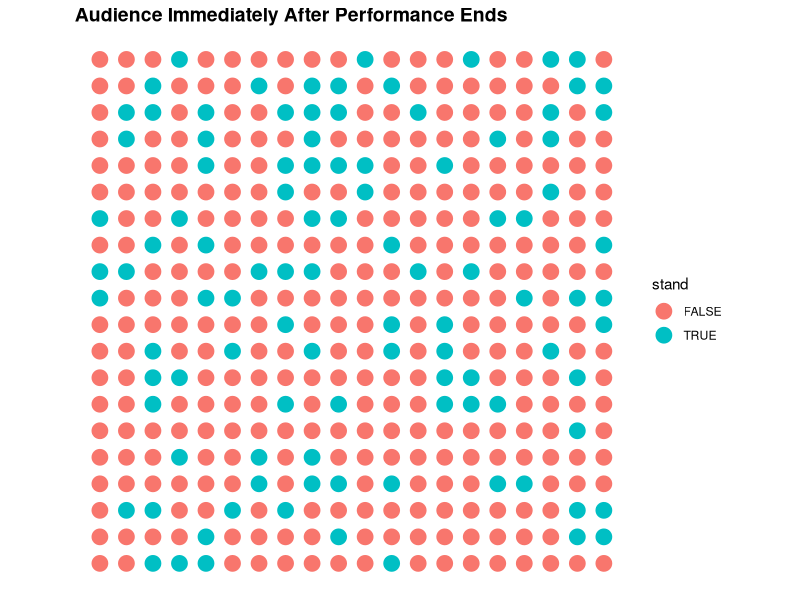
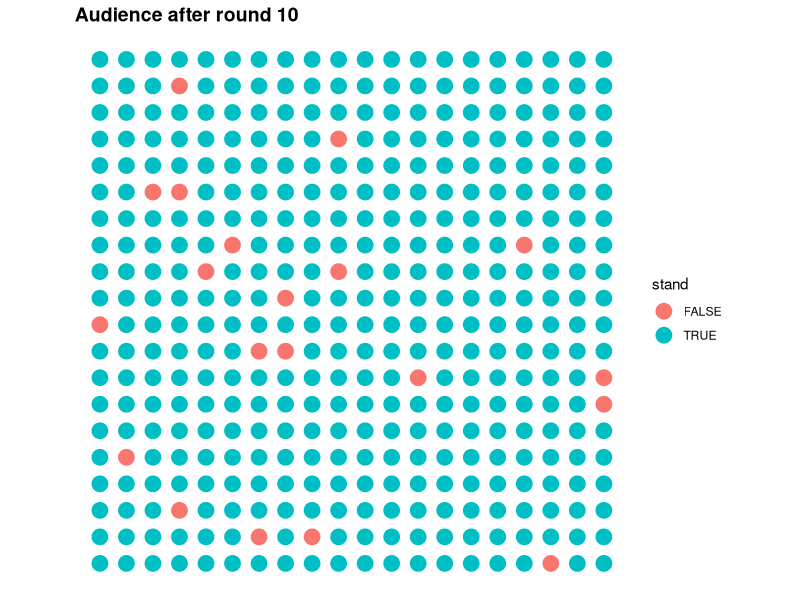
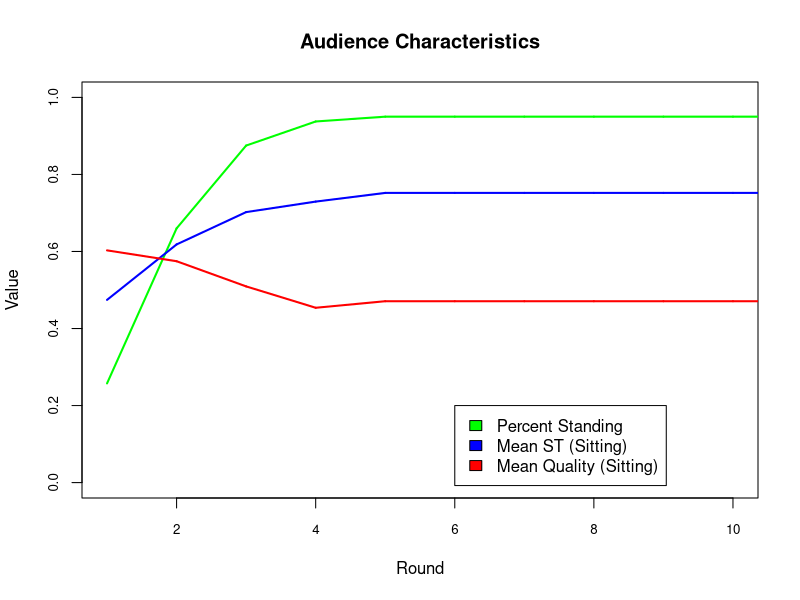
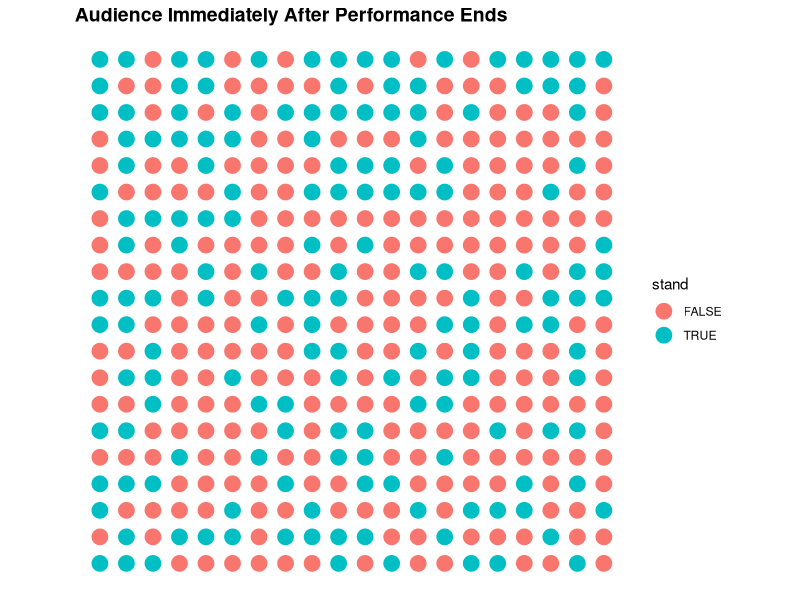
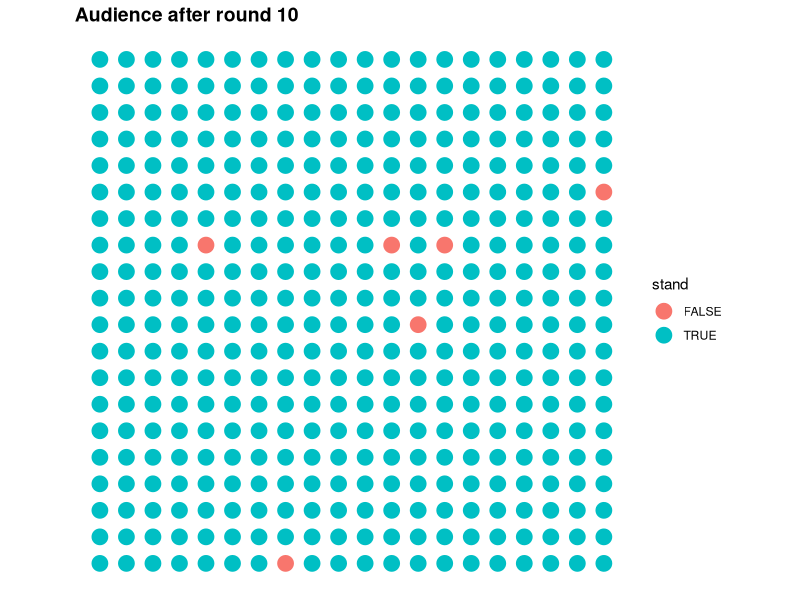
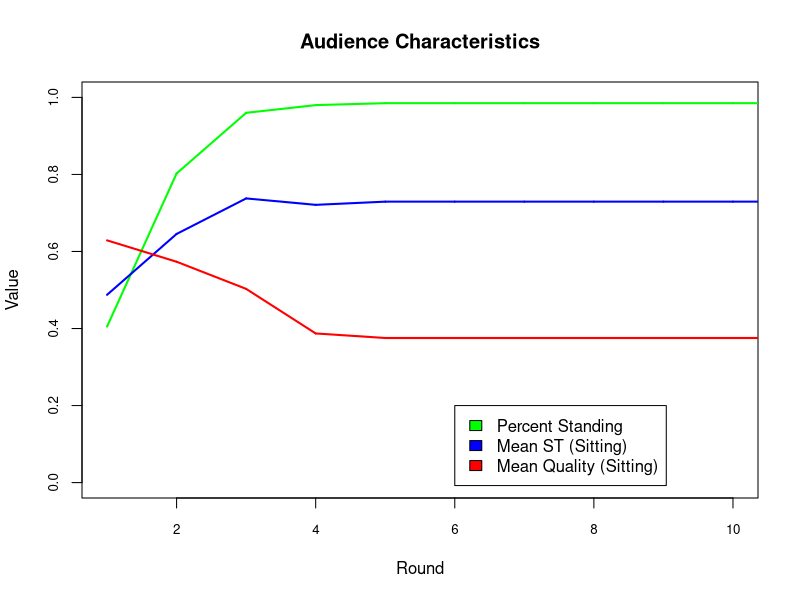
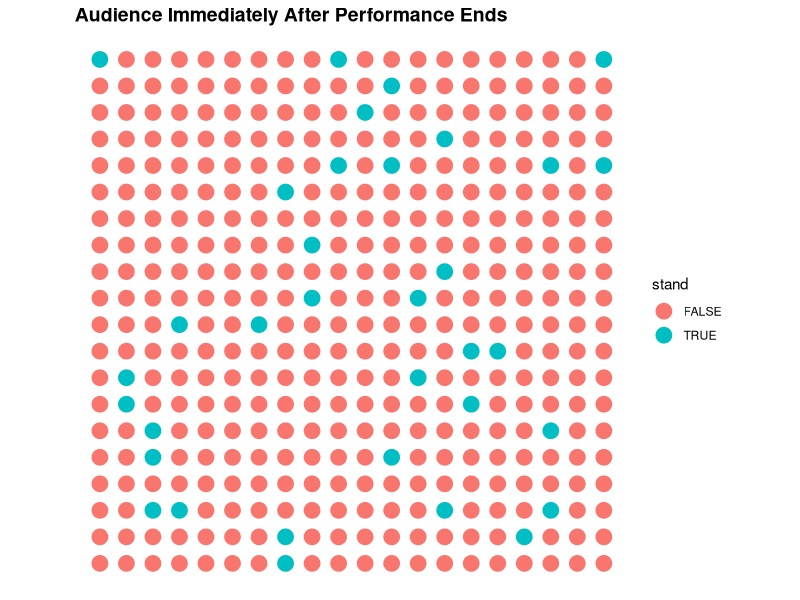
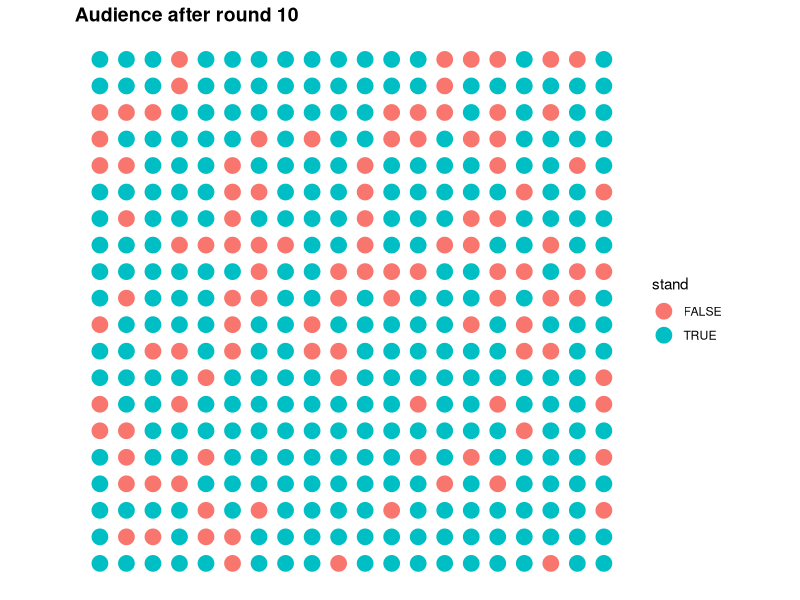

Generate these figures, in order, with R:
# Standing Ovation Problem Replication (from Miller and Page 2004)
# Models a standing ovation. 
# Sets an audience of size x by x. 
# Each agent in the audience perceives the performance to have a certain quality with mean y and variance yvar. 
# Each agent has a quality threshold for standing with mean z and variance zvar. 
# Each agent has a social threshold for standing with mean s and variance svar.
# Each agent has a vision rule for which other audience members they will look at when considering whether to stand.
# When the performance ends, audience members stand if quality > quality threshold. 
# In each round, audience members who are not already standing look around based on a vision rule 
# (The default randomly selects between the five neighbors to their immediate left/right/front or the entire audience, 
# but one or the other can be selected for all agents) 
# If the percentage of agents they see standing *multiplied by their initial quality estimate* exceeds their social threshold, they stand.

# Function sets audience size and each agent's perceived quality, quality threshold, social threshold, and vision rule
do.aud <- function(dim = 20, qual = .7, qualvar = .2,
                   qualt = .75, qualtvar = .1,
                   soct = .5, soctvar = .25,
                   viz.rule = c("five","cone","global")){
  require(msm)
  require(data.table)
  
  # Matrices for quality, quality threshold and social threshold
  quality <- matrix(data=rtnorm(dim^2, mean = qual, sd = qualvar, lower = 0, upper = 1), nrow=dim, ncol=dim)
  quality.threshold <- matrix(data=rtnorm(dim^2, mean = qualt, sd = qualtvar, lower = .7, upper = 1), nrow=dim, ncol=dim)
  social.threshold <- matrix(data=rtnorm(dim^2, mean = soct, sd = soctvar, lower = .05, upper = .8), nrow=dim, ncol=dim)
  
  # Data table giving each audience member an id and x/y coordinates, to fill with characteristics
  aud <<- data.table(id = 1:prod(dim*dim),
                     x = rep(1:dim, dim),
                     y = rep(1:dim, each = dim),
                     q = rep(NA, prod(dim*dim)),
                     qt = rep(NA, prod(dim*dim)),
                     st = rep(NA, prod(dim*dim)),
                     vr = sample(viz.rule, prod(dim*dim), replace = TRUE),
                     stand = rep(NA, prod(dim*dim)))
  
  # Fill data table with characteristics
  for(i in 1:dim){
    for(j in 1:dim){
      aud$q[aud$x == i & aud$y == j] <<- quality[i,j]
      aud$qt[aud$x == i & aud$y == j] <<- quality.threshold[i,j]
      aud$st[aud$x == i & aud$y == j] <<- social.threshold[i,j]
      #Audience member is standing at end of performance if quality > quality threshold
      aud$stand[aud$x == i & aud$y == j] <<- quality[i,j] > quality.threshold[i,j] 
    }
  }
}

# Function to plot the theater
plotStand <- function(title){
  require(data.table)
  require(ggplot2)
  require(RColorBrewer)
  
  # find the dimensions of the grid to get the best dot size
  dims <- c(max(aud$x), max(aud$y))
  
  # plot each agent's status: standing or nah  
  p <- ggplot(data = aud, 
              aes(x = x, y = y, color = stand)) + 
    # resize dots to grid
    geom_point(size = 100/sqrt(prod(dims))) +
    # theme: mostly blank
    theme_bw() + 
    theme(axis.line = element_blank(),
          axis.text.x = element_blank(),
          axis.text.y = element_blank(),
          axis.ticks = element_blank(),
          axis.title.x = element_blank(),
          axis.title.y = element_blank(),
          panel.background = element_blank(),
          panel.border = element_blank(),
          panel.grid.major = element_blank(),
          panel.grid.minor = element_blank(),
          plot.background = element_blank(),
          plot.title = element_text(lineheight=3, 
                                    face="bold", 
                                    color="black", 
                                    size=14)) +
    # fix axes to avoid distortion in the picture
    coord_fixed(ratio = 1) + 
    # add the title
    ggtitle(title)
  
  return(p)
}
do.aud()
# Function governing interaction rules between agents
# Takes agent's row number, column number and audience dimension

do.stand <- function(row, col, dim = 20){
  if(aud[x == col & y == row, stand] == TRUE){
    return(TRUE) # If agent is standing, they stay standing
  }
  else{
    # Return percent of standing agents in field of vision, depending on selected rule
    if(aud[x == col & y == row, vr] == "five"){
      x_vals <- c(col+1, col, col-1)
      x_vals <- unique(sapply(x_vals, function(x) {
        if(x < 1){x <- 1} 
        if(x > dim){x <- dim} 
        else{x}
      }))
      
      y_vals <- c(row, row+1)
      y_vals <- unique(sapply(y_vals, function(x) {
        if(x > dim){x <- dim}
        else{x}
      }))
      
      neighbor.ids <- aud[x %in% x_vals & y %in% y_vals, id]
      neighbor.ids <- neighbor.ids[! neighbor.ids %in% aud[x == col & y == row, id]]
      pct.stand <- sum(aud[id %in% neighbor.ids, stand])/length(unique(neighbor.ids))
      return((pct.stand/2 + aud[x == col & y == row, q]/2) > aud[x == col & y == row, st])
    }
    if(aud[x == col & y == row, vr] == "cone"){
      coords <- rbind(c(col, row+1), c(col, row-1))
      dis <- 1
      for(i in (row+1):dim){
        y <- i
        x_vals <- c((col-dis):(col+dis))
        for(j in 1:length(x_vals)){
          coords <- rbind(coords, c(x_vals[j], y))
        }
        dis <- dis+1
      }
      coords[,1] <- sapply(coords[,1], function(x) {
        ifelse(x < 1, 1, ifelse(x > dim, dim, x))
      })
      coords <- unique(coords)
      
      see.ids <- aud[x %in% coords[,1] & y %in% coords[,2], id]
      pct.stand <- sum(aud[id %in% see.ids, stand])/length(unique(see.ids))
      return((pct.stand/2 + aud[x == col & y == row, q]/2) > aud[x == col & y == row, st])
    }
    if(aud[x == col & y == row, vr] == "global"){
      return((mean(aud$stand)/2 +  aud[x == col & y == row, q]/2) > aud[x == col & y == row, st])
    }
  }
}

# Function to iterate through a specified number of rounds. Sets vision rule for do.stand() to inherit
iterate <- function(iterations){
  pctstanding <<- mean(aud$stand) #Calculate initial percent standing
  mst <<- mean(aud$st[aud$stand == FALSE]) #Calculate mean social threshold of sitting audience members
  mq <<- mean(aud$q[aud$stand == FALSE]) #Calculate mean quality perception of sitting audience members
  for(i in 1:iterations){
    aud[,stand := do.stand(row = y, col = x, dim = 20),
        by = 1:nrow(aud)] # Update standing status for each audience member in each iteration
    pctstanding <<- c(pctstanding, mean(aud$stand)) # Update vector of percent standing in each iteration
    mst <<- c(mst, mean(aud$st[aud$stand == FALSE])) # Update vector of mean social threshold of sitting audience members in each iteration
    mq <<- c(mq, mean(aud$q[aud$stand == FALSE])) # Update vector of mean quality perception of sitting audience members in each iteration
  }
  plotStand(paste("Audience after round ", i, sep = "")) #Plot the updated theater after i iterations
}

# Default run
do.aud()
plotStand(title = "Audience Immediately After Performance Ends")
iterate(iterations = 10)

# Plot audience characteristics by round
for(i in 1:length(pctstanding)){
  if(i == 1){
    plot(-100, -100, xlim=c(1,10), ylim=c(0,1), ylab="Value", xlab="Round", type="n", cex.axis=0.8, main = "Audience Characteristics")
  }else{
    segments(i-1, pctstanding[i-1], i, pctstanding[i], col = "green", lwd=2)
    segments(i-1, mst[i-1], i, mst[i], col = "blue", lwd=2)
    segments(i-1, mq[i-1], i, mq[i], col = "red", lwd=2)
  }
}
legend(x = 6, y = .2, legend = c("Percent Standing","Mean ST (Sitting)", "Mean Quality (Sitting)"), fill = c("green","blue","red"))

# High quality run with universal cone rule
do.aud(qual = .8, qualvar = .2, qualt = .7, soctvar = .2, viz.rule = "cone")
plotStand(title = "Audience Immediately After Performance Ends")
iterate(iterations = 10)

# Plot audience characteristics by round
for(i in 1:length(pctstanding)){
  if(i == 1){
    plot(-100, -100, xlim=c(1,10), ylim=c(0,1), ylab="Value", xlab="Round", type="n", cex.axis=0.8, main = "Audience Characteristics")
  }else{
    segments(i-1, pctstanding[i-1], i, pctstanding[i], col = "green", lwd=2)
    segments(i-1, mst[i-1], i, mst[i], col = "blue", lwd=2)
    segments(i-1, mq[i-1], i, mq[i], col = "red", lwd=2)
  }
}
legend(x = 6, y = .2, legend = c("Percent Standing","Mean ST (Sitting)", "Mean Quality (Sitting)"), fill = c("green","blue","red"))

# Low quality run
do.aud(qual = .5, qualvar = .2, qualt = .7, soctvar = .2)
plotStand(title = "Audience Immediately After Performance Ends")
iterate(iterations = 10)

# Plot audience characteristics by round
for(i in 1:length(pctstanding)){
  if(i == 1){
    plot(-100, -100, xlim=c(1,10), ylim=c(0,1), ylab="Value", xlab="Round", type="n", cex.axis=0.8, main = "Audience Characteristics")
  }else{
    segments(i-1, pctstanding[i-1], i, pctstanding[i], col = "green", lwd=2)
    segments(i-1, mst[i-1], i, mst[i], col = "blue", lwd=2)
    segments(i-1, mq[i-1], i, mq[i], col = "red", lwd=2)
  }
}
legend(x = 6, y = .2, legend = c("Percent Standing","Mean ST (Sitting)", "Mean Quality (Sitting)"), fill = c("green","blue","red"))
